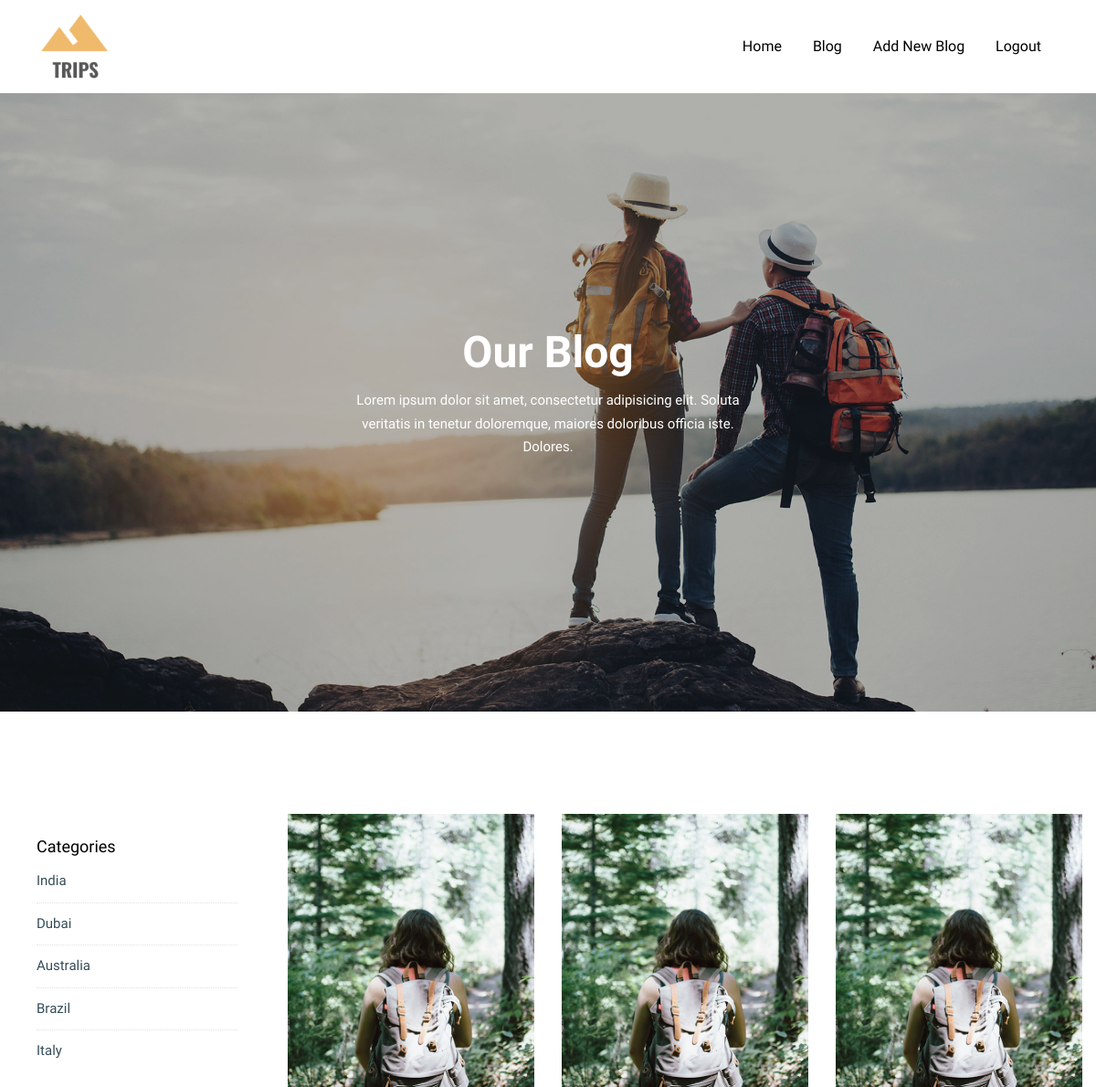
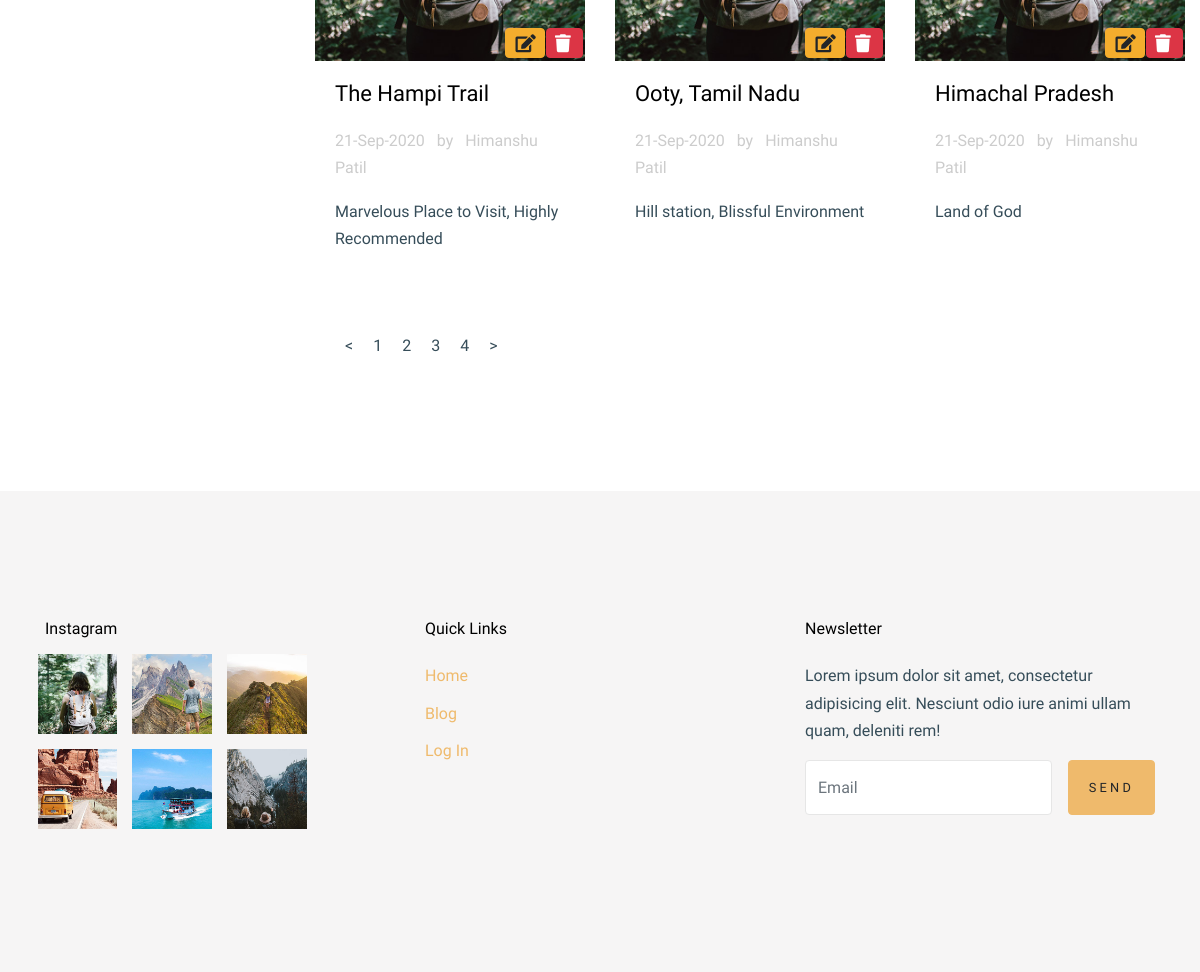
The app's page /AUTHOR/blog.php (signed in) with its own data (2 pictures, top to bottom).
### tables this page shows
CREATE TABLE `category_table` (
  `CATEGORY_ID` varchar(50) NOT NULL,
  `PARENT_ID` varchar(50) NOT NULL,
  `TITLE` varchar(100) NOT NULL,
  `METATITLE` varchar(100) NOT NULL,
  `SLUG` varchar(50) NOT NULL,
  `CONTENT` varchar(255) NOT NULL
);

CREATE TABLE `post_details` (
  `POST_ID` varchar(50) NOT NULL,
  `USER_ID` varchar(50) NOT NULL,
  `PARENT_ID` varchar(50) NOT NULL,
  `TITLE` varchar(50) NOT NULL,
  `SLUG` varchar(50) NOT NULL,
  `SUMMARY` varchar(500) NOT NULL,
  `PUBLISHED` tinyint(4) NOT NULL COMMENT '1-Published, 2-Unpublished',
  `DATE_CREATED` datetime NOT NULL,
  `DATE_MODIFIED` datetime NOT NULL,
  `PUBLISHED_ON` date NOT NULL,
  `CONTENT` longtext NOT NULL,
  `DELFLAG` tinyint(4) NOT NULL DEFAULT 1 COMMENT '1- Not Deleted, 2- Deleted'
);

CREATE TABLE `member_details` (
  `USER_ID` varchar(50) NOT NULL,
  `FIRST_NAME` varchar(50) NOT NULL,
  `LAST_NAME` varchar(50) NOT NULL,
  `MOBILE` varchar(50) NOT NULL,
  `EMAIL` varchar(50) NOT NULL,
  `DOB` date NOT NULL,
  `PASSWORD` varchar(50) NOT NULL,
  `PROFILE` varchar(50) NOT NULL,
  `INTRO` varchar(100) NOT NULL,
  `LAST_LOGIN` datetime NOT NULL
);

### AUTHOR/class/author_class.php (called while the page is built, shortened)
<?php
	$path = '../class/';
	include_once($path.'config.php');
class AuthorClass
{
	function getCategoryData()
	{
		global $con;
		$fetch_category = "SELECT `CATEGORY_ID`, `TITLE` FROM `category_table`";
        $selresult = $con->query($fetch_category);
			while($final = $selresult->fetch_assoc())
			{
				$finalArray[$final['CATEGORY_ID']]=$final;
			}
		return $finalArray;
	}
		function getAuthorDetails()
		{
			global $con;
			$fetch_post = "SELECT `USER_ID`, `FIRST_NAME`, `LAST_NAME`, `MOBILE`, `EMAIL`, `DOB`, `PASSWORD`, `PROFILE`, `INTRO`, `LAST_LOGIN` FROM `member_details` WHERE PROFILE = 'Author'";
        	$selresult = $con->query($fetch_post);
			while($final = $selresult->fetch_assoc())
			{
				$finalArray=$final;
			}
			return $finalArray;
		}
function getPostDetails()
		{
			global $con;
			$fetch_cate_id = "SELECT `CATEGORY_ID` FROM `category_table`";
        	$result_id = $con->query($fetch_cate_id);
			while($row_id = $result_id->fetch_assoc())
			{
				$post_ids[]=$row_id;
			}
			foreach ($post_ids as $key => $value) {
				foreach ($value as $keys => $values) {
					$fetch_post_id = "SELECT `POST_ID`, `CATEGORY_ID` FROM `post_category_table` WHERE CATEGORY_ID = '".$values."' AND DELFLAG = 1";
		        	$result = $con->query($fetch_post_id);
					while($id_row = $result->fetch_assoc())
					{
						$post_id[$id_row['CATEGORY_ID']][$id_row['POST_ID']]=$id_row['POST_ID'];
					}
				}
			}
			$fetch_post_dets = "SELECT `POST_ID`, `USER_ID`, `PARENT_ID`, `TITLE`, `SLUG`, `SUMMARY`, `PUBLISHED`, `DATE_CREATED`, `DATE_MODIFIED`, `PUBLISHED_ON`, `CONTENT` FROM `post_details` WHERE DELFLAG = 1";
        	$result_post = $con->query($fetch_post_dets);
			while($row = $result_post->fetch_assoc())
			{
				$post_array[$row['POST_ID']]=$row;
			}
			foreach ($post_id as $key => $value) {
				foreach ($value as $keys => $values) {
					foreach ($post_array as $k => $val) {
						if($values == $k)
						{
							$post_id[$key][$keys] =$val;
						}
					}
				}
			}
			return $post_id;
		}
}
	$author_class = new AuthorClass();
?>

### AUTHOR/blog.php (the view, shortened to what this page needs)
<?php
    $path = '../';
    include_once($path."class/login.php");
    include_once("class/author_class.php");
    $categoryList = $author_class->getCategoryData();
    $postData     = $author_class->getPostDetails();
    $AuthorData     = $author_class->getAuthorDetails();
?>
<!doctype html>
<html lang="en">
  <head>
    <link rel="stylesheet" href="fonts/icomoon/style.css">
    <link rel="stylesheet" href="css/bootstrap.min.css">
    <link rel="stylesheet" href="css/bootstrap-datepicker.css">
    <link rel="stylesheet" href="css/jquery.fancybox.min.css">
    <link rel="stylesheet" href="css/owl.carousel.min.css">
    <link rel="stylesheet" href="css/owl.theme.default.min.css">
    <link rel="stylesheet" href="fonts/flaticon/font/flaticon.css">
    <link rel="stylesheet" href="css/aos.css">
    <link rel="stylesheet" href="https://cdnjs.cloudflare.com/ajax/libs/font-awesome/5.14.0/css/all.min.css"/>
    <link rel="stylesheet" href="css/style.css">
  </head>
  <body data-spy="scroll" data-target=".site-navbar-target" data-offset="300">
    <div class="site-wrap" id="home-section">
<?php include_once('headerAuthor.php'); ?>
    <div class="ftco-blocks-cover-1">
      <div class="site-section-cover overlay" style="background-image: url('images/hero_1.jpg')">
        <div class="container">
          <div class="row align-items-center justify-content-center text-center">
            <div class="col-md-5" data-aos="fade-up">
              <h1 class="mb-3 text-white">Our Blog</h1>
              <p>Lorem ipsum dolor sit amet, consectetur adipisicing elit. Soluta veritatis in tenetur doloremque, maiores doloribus officia iste. Dolores.</p>
            </div>
          </div>
        </div>
      </div>
    </div>
    <div class="site-section">
      <div class="container-fluid">
        <div class="row">
          <div class="col-md-3 sidebar">
            <div class="sidebar-box">
              <div class="categories">
                <h3>Categories</h3>
                <?php
                  foreach ($categoryList as $key => $value) {
                ?>
                <li class="list" id="<?php  echo $value['CATEGORY_ID'];  ?>"><?php  echo $value['TITLE'];  ?></li>
                <?php
                        }
                ?>
              </div>
            </div>
          </div>
          <div class="col-md-9 cont">
            <div class="row post_cate page_div">
              <?php
                foreach ($postData as $key => $value) {
                 foreach ($value as $keys => $values) {
              ?>
              <div class="col-lg-4 col-md-6 col-12 mb-4 single-item">
                <div class="post-entry-1 h-100">
                  <div class="position-relative">
                    <a href="single.php?id=<?php echo $values['POST_ID']; ?>">
                      <img src="images/img_1.jpg" alt="Image"
                       class="img-fluid">
                    </a>
                    <button type="button" class="btn btn--action btn--action-edit btn-warning btnedit" data-id="<?php echo $values['POST_ID']; ?>"><i class="fas fa-edit"></i></button>
                    <button type="button" class="btn btn--action btn--action-del btn-danger btndelete" data-id="<?php echo $values['POST_ID']; ?>"><i class="fas fa-trash"></i></button>
                  </div>
                  <div class="post-entry-1-contents">
                    <h2><a href="single.php?id=<?php echo $values['POST_ID']; ?>"><?php  echo $values['TITLE']; ?></a></h2>
                    <span class="meta d-inline-block mb-3"><?php  echo date('d-M-Y', strtotime($values['PUBLISHED_ON'])); ?> <span class="mx-2">by</span> <?php echo $AuthorData['FIRST_NAME'] . " " . $AuthorData['LAST_NAME']; ?></span>
                    <p><?php  echo $values['SUMMARY']; ?></p>
                  </div>
                </div>
              </div>
             <?php
                  }
                }
              ?>
            </div>
          </div>
        </div>
      </div>
    </div>
    <footer class="site-footer bg-light">
      <div class="container">
        <div class="row">
          <div class="col-lg-3">
            <h2 class="footer-heading mb-3">Instagram</h2>
            <div class="row">
              <div class="col-4 gal_col">
                <a href="#"><img src="images/insta_1.jpg" alt="Image" class="img-fluid"></a>
              </div>
              <div class="col-4 gal_col">
                <a href="#"><img src="images/insta_2.jpg" alt="Image" class="img-fluid"></a>
              </div>
              <div class="col-4 gal_col">
                <a href="#"><img src="images/insta_3.jpg" alt="Image" class="img-fluid"></a>
              </div>
              <div class="col-4 gal_col">
                <a href="#"><img src="images/insta_4.jpg" alt="Image" class="img-fluid"></a>
              </div>
              <div class="col-4 gal_col">
                <a href="#"><img src="images/insta_5.jpg" alt="Image" class="img-fluid"></a>
              </div>
              <div class="col-4 gal_col">
                <a href="#"><img src="images/insta_6.jpg" alt="Image" class="img-fluid"></a>
              </div>
            </div>
          </div>
          <div class="col-lg-8 ml-auto">
            <div class="row">
              <div class="col-lg-6 ml-auto">
                <h2 class="footer-heading mb-4">Quick Links</h2>
                <ul class="list-unstyled">
                  <li><a href="#">Home</a></li>
                  <li><a href="#">Blog</a></li>
                  <li><a href="#">Log In</a></li>
                </ul>
              </div>
              <div class="col-lg-6">
                <h2 class="footer-heading mb-4">Newsletter</h2>
                <p>Lorem ipsum dolor sit amet, consectetur adipisicing elit. Nesciunt odio iure animi ullam quam, deleniti rem!</p>
                <form action="#" class="d-flex" class="subscribe">
                  <input type="text" class="form-control mr-3" placeholder="Email">
                  <input type="submit" value="Send" class="btn btn-primary">
                </form>
              </div>
            </div>
          </div>
        </div>
      </div>
    </footer>
    </div>
  </body>
</html>

### AUTHOR/css/style.css (style rules this page uses)
html { overflow-x: hidden; }
body { line-height: 1.7; color: #364d59 !important; font-weight: 300; font-size: 1rem; font-family: "Work Sans", sans-serif; }
a { -webkit-transition: .3s all ease; -o-transition: .3s all ease; transition: .3s all ease; text-decoration: none; }
h1, h2, h3, h4, h5, .h1, .h2, .h3, .h4, .h5 { color: #000; font-family: "Work Sans", sans-serif; }
.btn { font-size: .8rem; text-transform: uppercase; letter-spacing: .2rem; padding: 10px 20px; text-decoration: none; }
.form-control { height: 55px; background: #fff !important; font-family: "Work Sans", -apple-system, BlinkMacSystemFont, "Segoe UI", Roboto, "Helvetica Neue", Arial, "Noto Sans", sans-serif, "Apple Color Emoji", "Segoe UI Emoji", "Segoe UI Symbol", "Noto Color Emoji"; }
.site-section { padding: 2.5em 0; }
@media (min-width: 768px) { .site-section { padding: 5em 0; } }
.site-footer { padding: 4em 0; background: #efba6c; }
@media (min-width: 768px) { .site-footer { padding: 8em 0; } }
.site-footer ul li { margin-bottom: 10px; }
.site-footer .footer-heading { font-size: 16px; }
.site-section-cover { position: relative; background-size: cover; background-repeat: no-repeat; background-position: center center; }
.site-section-cover, .site-section-cover .container { position: relative; z-index: 2; }
.site-section-cover, .site-section-cover .container > .row { height: calc(100vh - 196px); min-height: 677px; }
.site-section-cover.overlay { position: relative; }
.site-section-cover.overlay:before { position: absolute; content: ""; top: 0; left: 0; right: 0; bottom: 0; background: rgba(0, 0, 0, 0.3); z-index: 1; }
.site-section-cover h1 { font-size: 3rem; color: #fff; line-height: 1; font-family: "Work Sans", sans-serif; font-weight: 900; }
.site-section-cover p { font-size: 15px; color: #fff; }
.site-section { padding: 7rem 0; }
.form-control { border: none; border: 1px solid #e6e6e6; }
.sidebar-box { margin-bottom: 30px; padding: 25px; font-size: 15px; width: 100%; float: left; background: #fff; }
.sidebar-box *:last-child { margin-bottom: 0; }
.sidebar-box h3 { font-size: 18px; margin-bottom: 15px; }
.categories li, .sidelink li { position: relative; margin-bottom: 10px; padding-bottom: 10px; border-bottom: 1px dotted #dee2e6; list-style: none; }
.categories li:last-child, .sidelink li:last-child { margin-bottom: 0; border-bottom: none; padding-bottom: 0; }
.ftco-blocks-cover-1 { position: relative; }
.bg-light { background-color: #f6f5f5 !important; }
.post-entry-1 .meta { color: #ccc; }
.post-entry-1 .post-entry-1-contents { background: #fff; padding: 20px; }
.post-entry-1 .post-entry-1-contents h2 { font-size: 22px; margin-bottom: 20px; }
.post-entry-1 .post-entry-1-contents h2 a { color: #000; }
.row > .gal_col { padding-right: 7.5px; padding-left: 7.5px; margin-bottom: 15px; }
.btn--action { position: absolute; bottom: 3px; display: flex; justify-content: center; align-items: center; font-size: 18px; }
.btn--action-edit { right: 40px; padding: 5px; padding-left: 10px; }
.btn--action-del { right: 2px; padding: 5px 8px; }

### records on screen
category_table: TITLE "India"
category_table: TITLE "Dubai"
category_table: TITLE "Australia"
category_table: TITLE "Brazil"
category_table: TITLE "Italy"
post_details: TITLE "The Hampi Trail", PUBLISHED_ON "21-Sep-2020", USER_ID.FIRST_NAME "Himanshu", USER_ID.LAST_NAME "Patil", SUMMARY "Marvelous Place to Visit, Highly Recommended"
post_details: TITLE "Ooty, Tamil Nadu", PUBLISHED_ON "21-Sep-2020", USER_ID.FIRST_NAME "Himanshu", USER_ID.LAST_NAME "Patil", SUMMARY "Hill station, Blissful Environment"
post_details: TITLE "Himachal Pradesh", PUBLISHED_ON "21-Sep-2020", USER_ID.FIRST_NAME "Himanshu", USER_ID.LAST_NAME "Patil", SUMMARY "Land of God"
